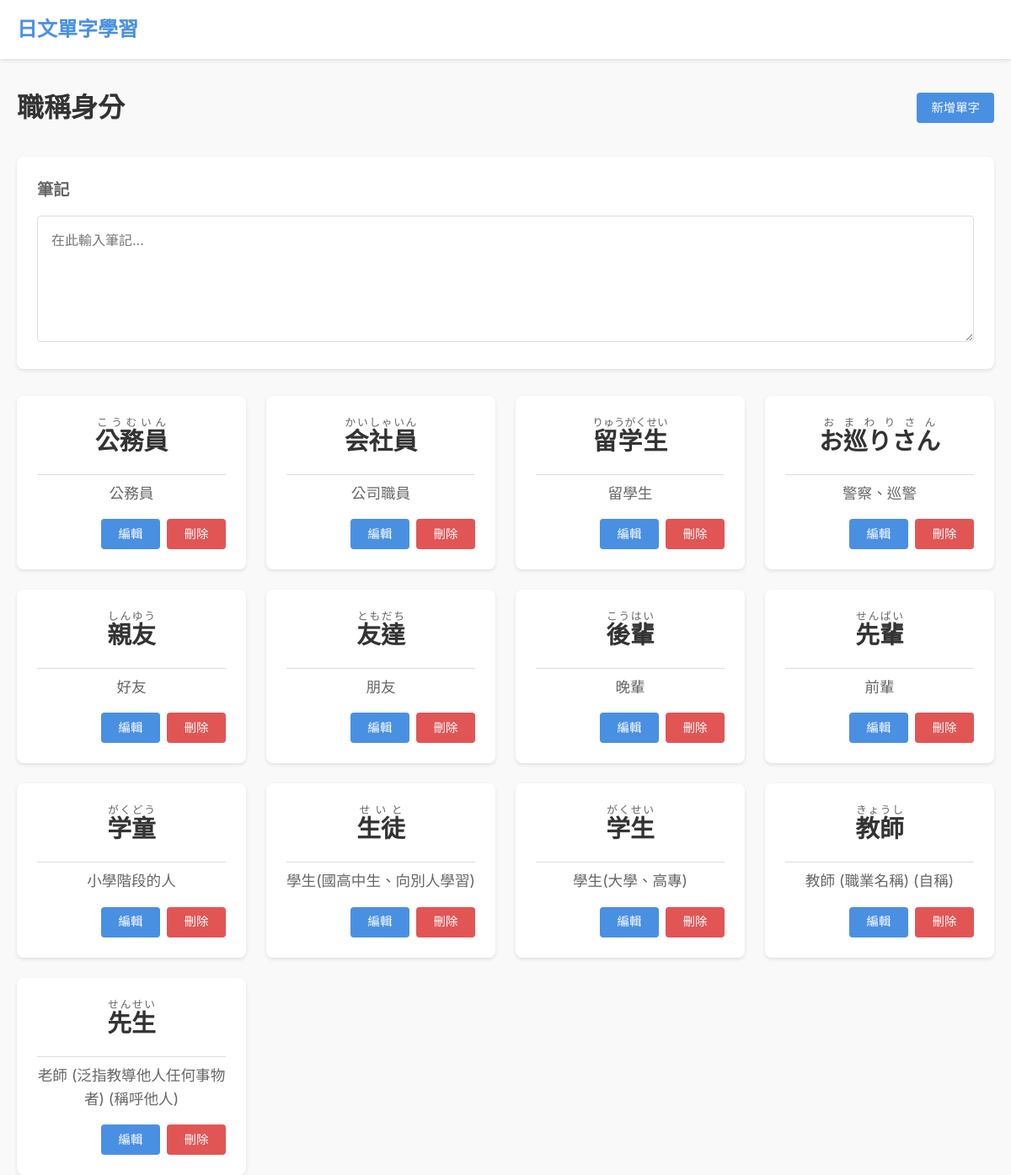
Page /category/4 on the committed database.
### app.py (models this page shows)
class Category(db.Model):
    id = db.Column(db.Integer, primary_key=True)
    name = db.Column(db.String(50), nullable=False)
    notes = db.Column(db.Text, nullable=True)
    created_at = db.Column(db.DateTime, default=datetime.utcnow)
    words = db.relationship(
        "Word", backref="category", lazy=True, cascade="all, delete-orphan"
    )

class Word(db.Model):
    id = db.Column(db.Integer, primary_key=True)
    kanji = db.Column(db.String(50))  # 漢字
    furigana = db.Column(db.String(50))  # 假名
    meaning = db.Column(db.String(200))
    category_id = db.Column(db.Integer, db.ForeignKey("category.id"), nullable=False)
    created_at = db.Column(db.DateTime, default=datetime.utcnow)
    def get_ruby(self):
        furigana_parts = self.furigana.split()
        kanji_parts = self.kanji.split()
        if len(furigana_parts) != len(kanji_parts):
            return [(self.kanji, self.furigana)]
        return list(zip(kanji_parts, furigana_parts))

### app.py (the view)
@app.route("/category/<int:id>")
def view_category(id):
    category = Category.query.get_or_404(id)
    words = Word.query.filter_by(category_id=id).order_by(Word.created_at.desc()).all()
    return render_template("category.html", category=category, words=words)

### templates/category.html (shortened to what this page needs)
{% extends "base.html" %} {% block content %}
<div class="header">
  <h1>{{ category.name }}</h1>
  <a href="{{ url_for('add_word', id=category.id) }}" class="btn">新增單字</a>
</div>
<div class="notes-section">
  <h2>筆記</h2>
  <div class="notes-container">
    <textarea
      id="category-notes"
      class="notes-area"
      placeholder="在此輸入筆記..."
    >
{{ category.notes or '' }}</textarea
    >
  </div>
</div>
<div class="words">
  {% for word in words %}
  <div class="word-card">
    <div class="word-content">
      <div class="japanese-text">
        <ruby>
          {% for kanji, furi in word.get_ruby() %} {{ kanji }}<rt
            >{{ furi }}</rt
          >
          {% endfor %}
        </ruby>
      </div>
      <div class="meaning">{{ word.meaning }}</div>
    </div>
    <div class="word-actions">
      <a href="{{ url_for('edit_word', id=word.id) }}" class="btn">編輯</a>
      <form
        action="{{ url_for('delete_word', id=word.id) }}"
        method="post"
        class="inline"
      >
        <button
          type="submit"
          class="btn btn-danger"
          onclick="return confirm('確定要刪除此單字嗎？')"
        >
          刪除
        </button>
      </form>
    </div>
  </div>
  {% endfor %}
</div>
{% endblock %}

### static/style.css (style rules this page uses)
:root { --primary-color: #4a90e2; --danger-color: #e25555; --gray-color: #666; --light-gray: #f5f5f5; --border-color: #ddd; }
* { margin: 0; padding: 0; box-sizing: border-box; }
body { font-family: -apple-system, BlinkMacSystemFont, "Segoe UI", Roboto, "Helvetica Neue", Arial, sans-serif; line-height: 1.6; color: #333; background-color: #f9f9f9; }
.header { display: flex; justify-content: space-between; align-items: center; margin-bottom: 2rem; }
.notes-section { background: white; border-radius: 8px; padding: 1.5rem; margin-bottom: 2rem; box-shadow: 0 2px 4px rgba(0,0,0,0.1); }
.notes-section h2 { font-size: 1.2rem; color: var(--gray-color); margin-bottom: 1rem; }
.notes-container { position: relative; }
.notes-area { width: 100%; min-height: 150px; padding: 1rem; border: 1px solid var(--border-color); border-radius: 4px; font-size: 1rem; line-height: 1.6; resize: vertical; font-family: inherit; }
.words { display: grid; grid-template-columns: repeat(auto-fill, minmax(250px, 1fr)); gap: 1.5rem; }
.word-card { background: white; border-radius: 8px; padding: 1.5rem; box-shadow: 0 2px 4px rgba(0,0,0,0.1); }
.word-content { margin-bottom: 1rem; }
.japanese-text { text-align: center; margin-bottom: 1rem; }
ruby { font-size: 1.8rem; font-weight: bold; }
rt { font-size: 0.8rem; font-weight: normal; color: var(--gray-color); }
ruby > rt { transform: translateY(-0.15em); }
.meaning { text-align: center; color: var(--gray-color); font-size: 1.1rem; padding-top: 0.5rem; border-top: 1px solid var(--border-color); }
.word-actions { display: flex; justify-content: flex-end; gap: 0.5rem; }
.btn { display: inline-flex; align-items: center; justify-content: center; min-width: 70px; height: 36px; padding: 0 1rem; border-radius: 4px; text-decoration: none; font-size: 0.9rem; font-weight: 500; cursor: pointer; border: 1px solid transparent; background-color: var(--primary-color); color: white; transition: all 0.2s ease; line-height: 1; box-sizing: border-box; }
.btn-danger { background-color: var(--danger-color); }
form button.btn { font-family: inherit; margin: 0; appearance: none; -webkit-appearance: none; }
.inline { display: inline-block; }
.word-actions, .category-actions { display: flex; gap: 0.5rem; align-items: center; }
.inline button.btn { vertical-align: middle; }
.category-card, .word-card { animation: fadeIn 0.3s ease-out; }

### rows in the picture
Category: name "職稱身分"
Word: kanji "公務員", furigana "こうむいん", meaning "公務員"
Word: kanji "会社員", furigana "かいしゃいん", meaning "公司職員"
Word: kanji "留学生", furigana "りゅうがくせい", meaning "留學生"
Word: kanji "お巡りさん", furigana "おまわりさん", meaning "警察、巡警"
Word: kanji "親友", furigana "しんゆう", meaning "好友"
Word: kanji "友達", furigana "ともだち", meaning "朋友"
Word: kanji "後輩", furigana "こうはい", meaning "晚輩"
Word: kanji "先輩", furigana "せんぱい", meaning "前輩"
Word: kanji "学童", furigana "がくどう", meaning "小學階段的人"
Word: kanji "生徒", furigana "せいと", meaning "學生(國高中生、向別人學習)"
Word: kanji "学生", furigana "がくせい", meaning "學生(大學、高專)"
Word: kanji "教師", furigana "きょうし", meaning "教師 (職業名稱) (自稱)"
Word: kanji "先生", furigana "せんせい", meaning "老師 (泛指教導他人任何事物者) (稱呼他人)"
